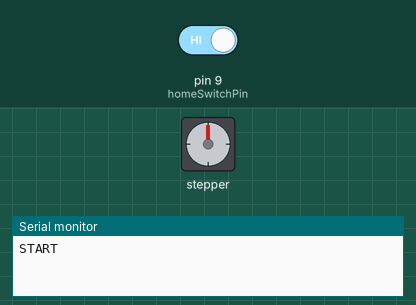
Recording of a sketch running on a simulated Arduino Mega 2560, built with avr-gcc and run on an emulated ATmega2560. Shown: stepper motor, the last lines printed to the serial monitor. Wiring (inferred from the names in the program): stepper motor driver (200 steps per turn assumed): step pin 22; direction pin 24; enable pin 26. The inputs (shaded band) are chosen by the test bench; at power-on: pin 9 (homeSwitchPin) HIGH.

Above: at 0.1 s.
At 5.0 s:
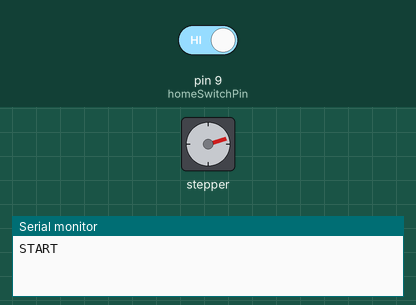
5.1 s: pin 9 (homeSwitchPin) driven LOW
At 22.6 s:
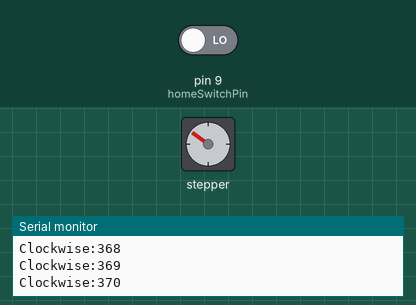
Timing chart, 0 to 34.9 s (numbered marks = the images above; inputs shaded):
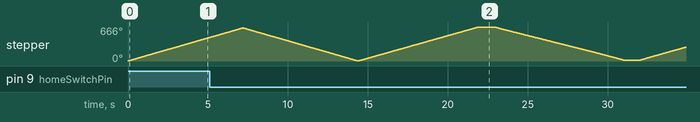

The sketch:

STEPPPPPPPRRRRRR.ino
```cpp
const int stepPin = 22;
const int dirPin = 24;
const int enPin = 26;
const int homeSwitchPin = 9; // Connect a home position switch to this pin
const int homingInterval = 360; // Define the homing interval in steps

int stepCount = 0;

bool homingCompleted = false;

void setup() {
  pinMode(stepPin, OUTPUT);
  pinMode(dirPin, OUTPUT);
  pinMode(enPin, OUTPUT);
  digitalWrite(enPin, LOW); // Motor active
  pinMode(homeSwitchPin, INPUT_PULLUP); // Home position switch with pull-up resistor

  Serial.begin(9600);
  Serial.print("START");

  homing(); // Run homing routine to set the home position
}

void loop() {
  if (!homingCompleted) {
    homing(); // Run homing routine if not completed
  } else {
    // Your main code logic goes here
    // For example, rotate the motor clockwise for 360 steps
    rotateClockwise(360);
    delay(1000);

    // Rotate the motor counterclockwise for 360 steps
    rotateCounterClockwise(360);
    delay(1000);
  }
}

void rotateClockwise(int numSteps) {
  digitalWrite(dirPin, HIGH); // Enables the motor to move in a particular direction
  for (int x = 0; x < numSteps; x++) {
    digitalWrite(stepPin, HIGH);
    delayMicroseconds(10000);
    digitalWrite(stepPin, LOW);
    delayMicroseconds(10000);
    stepCount++;
    Serial.print("Clockwise:");
    Serial.println(stepCount);
  }
}

void rotateCounterClockwise(int numSteps) {
  digitalWrite(dirPin, LOW); // Changes the direction of rotation
  for (int x = 0; x < numSteps; x++) {
    digitalWrite(stepPin, HIGH);
    delayMicroseconds(10000);
    digitalWrite(stepPin, LOW);
    delayMicroseconds(10000);
    stepCount--;
    Serial.print("CounterClockwise:");
    Serial.println(stepCount);
  }
}

void homing() {
  // Move the motor within the homing interval until the home switch is pressed
  while (digitalRead(homeSwitchPin) == HIGH ) {
    digitalWrite(dirPin, HIGH); // Enables the motor to move in a particular direction
    for (int x = 0; x < homingInterval; x++) {
    digitalWrite(stepPin, HIGH);
    delayMicroseconds(10000);
    digitalWrite(stepPin, LOW);
    delayMicroseconds(10000);
    stepCount++;}
    digitalWrite(dirPin, LOW); // Changes the direction of rotation
    for (int x = 0; x < homingInterval; x++) {
    digitalWrite(stepPin, HIGH);
    delayMicroseconds(10000);
    digitalWrite(stepPin, LOW);
    delayMicroseconds(10000);
    stepCount--;}

    Serial.print("Homing:");
    Serial.println(stepCount);
  }

  // Set the homingCompleted flag to true once homing is finished
  homingCompleted = true;

  // Move the motor a few steps in the clockwise direction to settle at the home position
  rotateClockwise(10);
}
```
